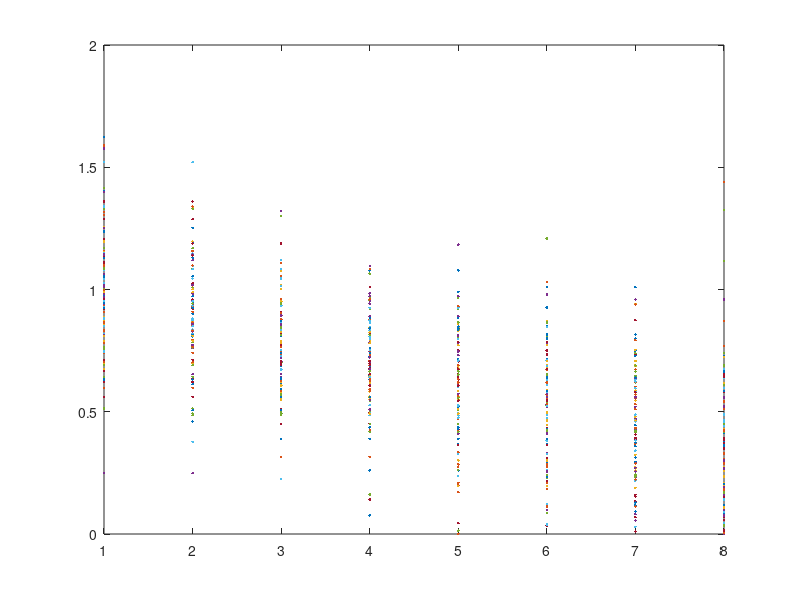
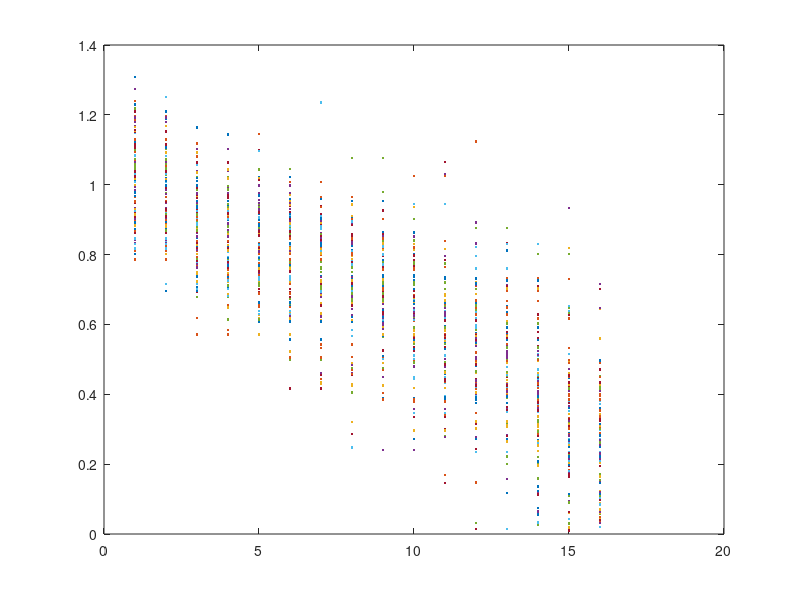
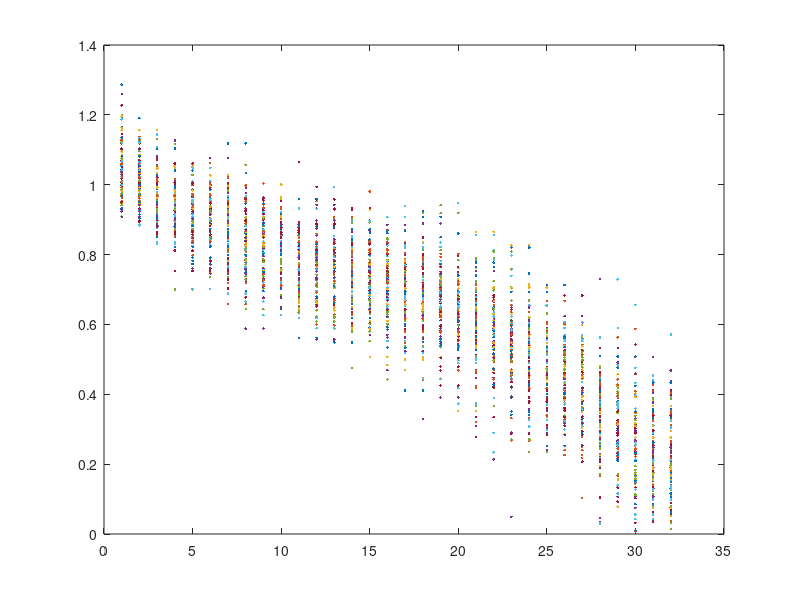
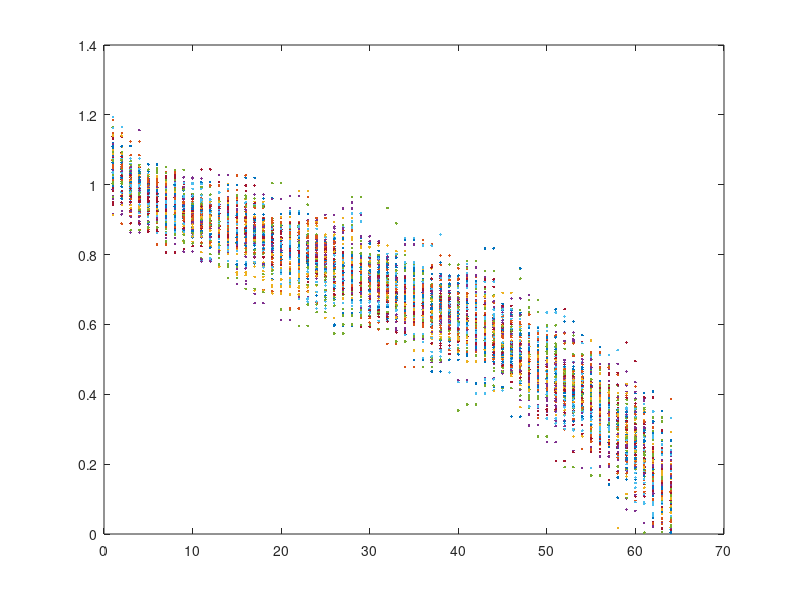

Recreate these plots in MATLAB, in order.
num_size_mat = 4; num_rand = 100;
% num_size_mat means the number of different size of matrix
% we want to compute, and num_rand means the times of random
% matrices we want to take for one specific size of matrix.
rho_mean = zeros(num_size_mat,1); % mean spectral radius
for power = 3 : (3 + num_size_mat - 1)
    figure;
    rho_vals = zeros(num_rand,1);
    m = 2^power; % size of matrix
    eig_vals = zeros(num_rand,m);
    for i = 1:num_rand
        A = randn(m,m) / sqrt(m);
        lambda = eig(A);
        eig_vals(i,:) = lambda';
        plot([1:m], abs(eig_vals(i,:)), '.');
        rho_vals(i) = max(abs(eig_vals(i,:)));
        hold on;
    end
    rho_mean(power - 2) = mean(rho_vals);
end
figure;
length(rho_mean)
plot(2 .^ [3:(3+ num_size_mat -1)], rho_mean, 'r-')
